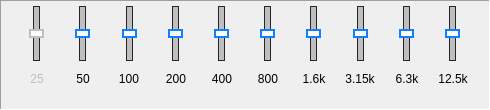
             <widget class="QFrame" name="EQ2_frame1">
              <property name="sizePolicy">
               <sizepolicy hsizetype="Fixed" vsizetype="Fixed">
                <horstretch>0</horstretch>
                <verstretch>0</verstretch>
               </sizepolicy>
              </property>
              <property name="minimumSize">
               <size>
                <width>490</width>
                <height>110</height>
               </size>
              </property>
              <property name="maximumSize">
               <size>
                <width>490</width>
                <height>110</height>
               </size>
              </property>
              <property name="frameShape">
               <enum>QFrame::Panel</enum>
              </property>
              <property name="frameShadow">
               <enum>QFrame::Sunken</enum>
              </property>
              <layout class="QHBoxLayout" name="horizontalLayout_2">
               <property name="sizeConstraint">
                <enum>QLayout::SetDefaultConstraint</enum>
               </property>
               <property name="topMargin">
                <number>5</number>
               </property>
               <property name="bottomMargin">
                <number>11</number>
               </property>
               <item>
                <spacer name="horizontalSpacer_3">
                 <property name="orientation">
                  <enum>Qt::Horizontal</enum>
                 </property>
                 <property name="sizeType">
                  <enum>QSizePolicy::Fixed</enum>
                 </property>
                 <property name="sizeHint" stdset="0">
                  <size>
                   <width>5</width>
                   <height>20</height>
                  </size>
                 </property>
                </spacer>
               </item>
               <item>
                <layout class="QVBoxLayout" name="Band1_2" stretch="0,0">
                 <property name="spacing">
                  <number>0</number>
                 </property>
                 <item alignment="Qt::AlignHCenter">
                  <widget class="QSlider" name="EQ2_25">
                   <property name="enabled">
                    <bool>false</bool>
                   </property>
                   <property name="minimumSize">
                    <size>
                     <width>0</width>
                     <height>55</height>
                    </size>
                   </property>
                   <property name="maximumSize">
                    <size>
                     <width>16777215</width>
                     <height>55</height>
                    </size>
                   </property>
                   <property name="font">
                    <font>
                     <kerning>true</kerning>
                    </font>
                   </property>
                   <property name="styleSheet">
                    <string notr="true">.QSlider::groove:vertical {
    border: 1px solid #262626;
	background: rgb(191, 191, 191);
	width: 5px;
	margin: 0 12px;
}

.QSlider::handle:vertical {
    background: white;
    border: 2px solid rgb(191, 191, 191);
    height: 5px;
    width: 10px;
	margin: 0px -5px

}</string>
                   </property>
                   <property name="minimum">
                    <number>-1</number>
                   </property>
                   <property name="maximum">
                    <number>1</number>
                   </property>
                   <property name="pageStep">
                    <number>0</number>
                   </property>
                   <property name="tracking">
                    <bool>true</bool>
                   </property>
                   <property name="orientation">
                    <enum>Qt::Vertical</enum>
                   </property>
                   <property name="invertedAppearance">
                    <bool>false</bool>
                   </property>
                   <property name="invertedControls">
                    <bool>false</bool>
                   </property>
                  </widget>
                 </item>
                 <item alignment="Qt::AlignHCenter|Qt::AlignVCenter">
                  <widget class="QLabel" name="EQ2_25_Lab">
                   <property name="enabled">
                    <bool>false</bool>
                   </property>
                   <property name="minimumSize">
                    <size>
                     <width>30</width>
                     <height>0</height>
                    </size>
                   </property>
                   <property name="maximumSize">
                    <size>
                     <width>30</width>
                     <height>16777215</height>
                    </size>
                   </property>
                   <property name="text">
                    <string>25</string>
                   </property>
                   <property name="alignment">
                    <set>Qt::AlignCenter</set>
                   </property>
                  </widget>
                 </item>
                </layout>
               </item>
               <item>
                <layout class="QVBoxLayout" name="Band2_2">
                 <property name="spacing">
                  <number>0</number>
                 </property>
                 <item alignment="Qt::AlignHCenter">
                  <widget class="QSlider" name="EQ2_50">
                   <property name="minimumSize">
                    <size>
                     <width>0</width>
                     <height>55</height>
                    </size>
                   </property>
                   <property name="maximumSize">
                    <size>
                     <width>16777215</width>
                     <height>55</height>
                    </size>
                   </property>
                   <property name="font">
                    <font>
                     <kerning>true</kerning>
                    </font>
                   </property>
                   <property name="styleSheet">
                    <string notr="true">.QSlider::groove:vertical {
    border: 1px solid #262626;
	background: rgb(191, 191, 191);
	width: 5px;
	margin: 0 12px;
}

.QSlider::handle:vertical {
    background: white;
    border: 2px solid rgb(15, 128, 255);
    height: 5px;
    width: 10px;
	margin: 0px -5px

}</string>
                   </property>
                   <property name="minimum">
                    <number>-1</number>
                   </property>
                   <property name="maximum">
                    <number>1</number>
                   </property>
                   <property name="pageStep">
                    <number>0</number>
                   </property>
                   <property name="tracking">
                    <bool>true</bool>
                   </property>
                   <property name="orientation">
                    <enum>Qt::Vertical</enum>
                   </property>
                   <property name="invertedAppearance">
                    <bool>false</bool>
                   </property>
                   <property name="invertedControls">
                    <bool>false</bool>
                   </property>
                  </widget>
                 </item>
                 <item alignment="Qt::AlignHCenter|Qt::AlignVCenter">
                  <widget class="QLabel" name="EQ2_50_Lab">
                   <property name="minimumSize">
                    <size>
                     <width>30</width>
                     <height>0</height>
                    </size>
                   </property>
                   <property name="maximumSize">
                    <size>
                     <width>30</width>
                     <height>16777215</height>
                    </size>
                   </property>
                   <property name="text">
                    <string>50</string>
                   </property>
                   <property name="alignment">
                    <set>Qt::AlignCenter</set>
                   </property>
                  </widget>
                 </item>
                </layout>
               </item>
               <item>
                <layout class="QVBoxLayout" name="Band3_2">
                 <property name="spacing">
                  <number>0</number>
                 </property>
                 <item alignment="Qt::AlignHCenter">
                  <widget class="QSlider" name="EQ2_100">
                   <property name="minimumSize">
                    <size>
                     <width>0</width>
                     <height>55</height>
                    </size>
                   </property>
                   <property name="maximumSize">
                    <size>
                     <width>16777215</width>
                     <height>55</height>
                    </size>
                   </property>
                   <property name="font">
                    <font>
                     <kerning>true</kerning>
                    </font>
                   </property>
                   <property name="styleSheet">
                    <string notr="true">.QSlider::groove:vertical {
    border: 1px solid #262626;
	background: rgb(191, 191, 191);
	width: 5px;
	margin: 0 12px;
}

.QSlider::handle:vertical {
    background: white;
    border: 2px solid rgb(15, 128, 255);
    height: 5px;
    width: 10px;
	margin: 0px -5px

}</string>
                   </property>
                   <property name="minimum">
                    <number>-1</number>
                   </property>
                   <property name="maximum">
                    <number>1</number>
                   </property>
                   <property name="pageStep">
                    <number>0</number>
                   </property>
                   <property name="tracking">
                    <bool>true</bool>
                   </property>
                   <property name="orientation">
                    <enum>Qt::Vertical</enum>
                   </property>
                   <property name="invertedAppearance">
                    <bool>false</bool>
                   </property>
                   <property name="invertedControls">
                    <bool>false</bool>
                   </property>
                  </widget>
                 </item>
                 <item alignment="Qt::AlignHCenter|Qt::AlignVCenter">
                  <widget class="QLabel" name="EQ2_100_Lab">
                   <property name="minimumSize">
                    <size>
                     <width>30</width>
                     <height>0</height>
                    </size>
                   </property>
                   <property name="maximumSize">
                    <size>
                     <width>30</width>
                     <height>16777215</height>
                    </size>
                   </property>
                   <property name="text">
                    <string>100</string>
                   </property>
                   <property name="alignment">
                    <set>Qt::AlignCenter</set>
                   </property>
                  </widget>
                 </item>
                </layout>
               </item>
               <item>
                <layout class="QVBoxLayout" name="Band4_2">
                 <property name="spacing">
                  <number>0</number>
                 </property>
                 <item alignment="Qt::AlignHCenter">
                  <widget class="QSlider" name="EQ2_200">
                   <property name="minimumSize">
                    <size>
                     <width>0</width>
                     <height>55</height>
                    </size>
                   </property>
                   <property name="maximumSize">
                    <size>
                     <width>16777215</width>
                     <height>55</height>
                    </size>
                   </property>
                   <property name="font">
                    <font>
                     <kerning>true</kerning>
                    </font>
                   </property>
                   <property name="styleSheet">
                    <string notr="true">.QSlider::groove:vertical {
    border: 1px solid #262626;
	background: rgb(191, 191, 191);
	width: 5px;
	margin: 0 12px;
}

.QSlider::handle:vertical {
    background: white;
    border: 2px solid rgb(15, 128, 255);
    height: 5px;
    width: 10px;
	margin: 0px -5px

}</string>
                   </property>
                   <property name="minimum">
                    <number>-1</number>
                   </property>
                   <property name="maximum">
                    <number>1</number>
                   </property>
                   <property name="pageStep">
                    <number>0</number>
                   </property>
                   <property name="tracking">
                    <bool>true</bool>
                   </property>
                   <property name="orientation">
                    <enum>Qt::Vertical</enum>
                   </property>
                   <property name="invertedAppearance">
                    <bool>false</bool>
                   </property>
                   <property name="invertedControls">
                    <bool>false</bool>
                   </property>
                  </widget>
                 </item>
                 <item alignment="Qt::AlignHCenter|Qt::AlignVCenter">
                  <widget class="QLabel" name="EQ2_200_Lab">
                   <property name="minimumSize">
                    <size>
                     <width>30</width>
                     <height>0</height>
                    </size>
                   </property>
                   <property name="maximumSize">
                    <size>
                     <width>30</width>
                     <height>16777215</height>
                    </size>
                   </property>
                   <property name="text">
                    <string>200</string>
                   </property>
                   <property name="alignment">
                    <set>Qt::AlignCenter</set>
                   </property>
                  </widget>
                 </item>
                </layout>
               </item>
               <item>
                <layout class="QVBoxLayout" name="Band5_2">
                 <property name="spacing">
                  <number>0</number>
                 </property>
                 <item alignment="Qt::AlignHCenter">
                  <widget class="QSlider" name="EQ2_400">
                   <property name="minimumSize">
                    <size>
                     <width>0</width>
                     <height>55</height>
                    </size>
                   </property>
                   <property name="maximumSize">
                    <size>
                     <width>16777215</width>
                     <height>55</height>
                    </size>
                   </property>
                   <property name="font">
                    <font>
                     <kerning>true</kerning>
                    </font>
                   </property>
                   <property name="styleSheet">
                    <string notr="true">.QSlider::groove:vertical {
    border: 1px solid #262626;
	background: rgb(191, 191, 191);
	width: 5px;
	margin: 0 12px;
}

.QSlider::handle:vertical {
    background: white;
    border: 2px solid rgb(15, 128, 255);
    height: 5px;
    width: 10px;
	margin: 0px -5px

}</string>
                   </property>
                   <property name="minimum">
                    <number>-1</number>
                   </property>
                   <property name="maximum">
                    <number>1</number>
                   </property>
                   <property name="pageStep">
                    <number>0</number>
                   </property>
                   <property name="tracking">
                    <bool>true</bool>
                   </property>
                   <property name="orientation">
                    <enum>Qt::Vertical</enum>
                   </property>
                   <property name="invertedAppearance">
                    <bool>false</bool>
                   </property>
                   <property name="invertedControls">
                    <bool>false</bool>
                   </property>
                  </widget>
                 </item>
                 <item alignment="Qt::AlignHCenter|Qt::AlignVCenter">
                  <widget class="QLabel" name="EQ2_400_Lab">
                   <property name="minimumSize">
                    <size>
                     <width>30</width>
                     <height>0</height>
                    </size>
                   </property>
                   <property name="maximumSize">
                    <size>
                     <width>30</width>
                     <height>16777215</height>
                    </size>
                   </property>
                   <property name="text">
                    <string>400</string>
                   </property>
                   <property name="alignment">
                    <set>Qt::AlignCenter</set>
                   </property>
                  </widget>
                 </item>
                </layout>
               </item>
               <item>
                <layout class="QVBoxLayout" name="Band6_2">
                 <property name="spacing">
                  <number>0</number>
                 </property>
                 <item alignment="Qt::AlignHCenter">
                  <widget class="QSlider" name="EQ2_800">
                   <property name="minimumSize">
                    <size>
                     <width>0</width>
                     <height>55</height>
                    </size>
                   </property>
                   <property name="maximumSize">
                    <size>
                     <width>16777215</width>
                     <height>55</height>
                    </size>
                   </property>
                   <property name="sizeIncrement">
                    <size>
                     <width>0</width>
                     <height>0</height>
                    </size>
                   </property>
                   <property name="font">
                    <font>
                     <kerning>true</kerning>
                    </font>
                   </property>
                   <property name="styleSheet">
                    <string notr="true">.QSlider::groove:vertical {
    border: 1px solid #262626;
	background: rgb(191, 191, 191);
	width: 5px;
	margin: 0 12px;
}

.QSlider::handle:vertical {
    background: white;
    border: 2px solid rgb(15, 128, 255);
    height: 5px;
    width: 10px;
	margin: 0px -5px

}</string>
                   </property>
                   <property name="minimum">
                    <number>-1</number>
                   </property>
                   <property name="maximum">
                    <number>1</number>
                   </property>
                   <property name="pageStep">
                    <number>0</number>
                   </property>
                   <property name="tracking">
                    <bool>true</bool>
                   </property>
                   <property name="orientation">
                    <enum>Qt::Vertical</enum>
                   </property>
                   <property name="invertedAppearance">
                    <bool>false</bool>
                   </property>
                   <property name="invertedControls">
                    <bool>false</bool>
                   </property>
                  </widget>
                 </item>
                 <item alignment="Qt::AlignHCenter|Qt::AlignVCenter">
                  <widget class="QLabel" name="EQ2_800_Lab">
                   <property name="minimumSize">
                    <size>
                     <width>30</width>
                     <height>0</height>
                    </size>
                   </property>
                   <property name="maximumSize">
                    <size>
                     <width>30</width>
                     <height>16777215</height>
                    </size>
                   </property>
                   <property name="text">
                    <string>800</string>
                   </property>
                   <property name="alignment">
                    <set>Qt::AlignCenter</set>
                   </property>
                  </widget>
                 </item>
                </layout>
               </item>
               <item>
                <layout class="QVBoxLayout" name="Band7_2">
                 <property name="spacing">
                  <number>0</number>
                 </property>
                 <item alignment="Qt::AlignHCenter">
                  <widget class="QSlider" name="EQ2_1600">
                   <property name="minimumSize">
                    <size>
                     <width>0</width>
                     <height>55</height>
                    </size>
                   </property>
                   <property name="maximumSize">
                    <size>
                     <width>16777215</width>
                     <height>55</height>
                    </size>
                   </property>
                   <property name="font">
                    <font>
                     <kerning>true</kerning>
                    </font>
                   </property>
                   <property name="styleSheet">
                    <string notr="true">.QSlider::groove:vertical {
    border: 1px solid #262626;
	background: rgb(191, 191, 191);
	width: 5px;
	margin: 0 12px;
}

.QSlider::handle:vertical {
    background: white;
    border: 2px solid rgb(15, 128, 255);
    height: 5px;
    width: 10px;
	margin: 0px -5px

}</string>
                   </property>
                   <property name="minimum">
                    <number>-1</number>
                   </property>
                   <property name="maximum">
                    <number>1</number>
                   </property>
                   <property name="pageStep">
                    <number>0</number>
                   </property>
                   <property name="tracking">
                    <bool>true</bool>
                   </property>
                   <property name="orientation">
                    <enum>Qt::Vertical</enum>
                   </property>
                   <property name="invertedAppearance">
                    <bool>false</bool>
                   </property>
                   <property name="invertedControls">
                    <bool>false</bool>
                   </property>
                  </widget>
                 </item>
                 <item alignment="Qt::AlignHCenter|Qt::AlignVCenter">
                  <widget class="QLabel" name="EQ2_1600_Lab">
                   <property name="minimumSize">
                    <size>
                     <width>30</width>
                     <height>0</height>
                    </size>
                   </property>
                   <property name="maximumSize">
                    <size>
                     <width>30</width>
                     <height>16777215</height>
                    </size>
                   </property>
                   <property name="text">
                    <string>1.6k</string>
                   </property>
                   <property name="alignment">
                    <set>Qt::AlignCenter</set>
                   </property>
                  </widget>
                 </item>
                </layout>
               </item>
               <item>
                <layout class="QVBoxLayout" name="Band8_2">
                 <property name="spacing">
                  <number>0</number>
                 </property>
                 <item alignment="Qt::AlignHCenter">
                  <widget class="QSlider" name="EQ2_3150">
                   <property name="minimumSize">
                    <size>
                     <width>0</width>
                     <height>55</height>
                    </size>
                   </property>
                   <property name="maximumSize">
                    <size>
                     <width>16777215</width>
                     <height>55</height>
                    </size>
                   </property>
                   <property name="font">
                    <font>
                     <kerning>true</kerning>
                    </font>
                   </property>
                   <property name="styleSheet">
                    <string notr="true">.QSlider::groove:vertical {
    border: 1px solid #262626;
	background: rgb(191, 191, 191);
	width: 5px;
	margin: 0 12px;
}

.QSlider::handle:vertical {
    background: white;
    border: 2px solid rgb(15, 128, 255);
    height: 5px;
    width: 10px;
	margin: 0px -5px

}</string>
                   </property>
                   <property name="minimum">
                    <number>-1</number>
                   </property>
                   <property name="maximum">
                    <number>1</number>
                   </property>
                   <property name="pageStep">
                    <number>0</number>
                   </property>
                   <property name="tracking">
                    <bool>true</bool>
                   </property>
                   <property name="orientation">
                    <enum>Qt::Vertical</enum>
                   </property>
                   <property name="invertedAppearance">
                    <bool>false</bool>
                   </property>
                   <property name="invertedControls">
                    <bool>false</bool>
                   </property>
                  </widget>
                 </item>
                 <item alignment="Qt::AlignHCenter|Qt::AlignVCenter">
                  <widget class="QLabel" name="EQ2_3150_Lab">
                   <property name="minimumSize">
                    <size>
                     <width>34</width>
                     <height>0</height>
                    </size>
                   </property>
                   <property name="maximumSize">
                    <size>
                     <width>34</width>
                     <height>16777215</height>
                    </size>
                   </property>
                   <property name="text">
                    <string>3.15k</string>
                   </property>
                   <property name="alignment">
                    <set>Qt::AlignCenter</set>
                   </property>
                  </widget>
                 </item>
                </layout>
               </item>
               <item>
                <layout class="QVBoxLayout" name="Band9_2">
                 <property name="spacing">
                  <number>0</number>
                 </property>
                 <item alignment="Qt::AlignHCenter">
                  <widget class="QSlider" name="EQ2_6300">
                   <property name="minimumSize">
                    <size>
                     <width>0</width>
                     <height>55</height>
                    </size>
                   </property>
                   <property name="maximumSize">
                    <size>
                     <width>16777215</width>
                     <height>55</height>
                    </size>
                   </property>
                   <property name="font">
                    <font>
                     <kerning>true</kerning>
                    </font>
                   </property>
                   <property name="styleSheet">
                    <string notr="true">.QSlider::groove:vertical {
    border: 1px solid #262626;
	background: rgb(191, 191, 191);
	width: 5px;
	margin: 0 12px;
}

.QSlider::handle:vertical {
    background: white;
    border: 2px solid rgb(15, 128, 255);
    height: 5px;
    width: 10px;
	margin: 0px -5px

}</string>
                   </property>
                   <property name="minimum">
                    <number>-1</number>
                   </property>
                   <property name="maximum">
                    <number>1</number>
                   </property>
                   <property name="pageStep">
                    <number>0</number>
                   </property>
                   <property name="tracking">
                    <bool>true</bool>
                   </property>
                   <property name="orientation">
                    <enum>Qt::Vertical</enum>
                   </property>
                   <property name="invertedAppearance">
                    <bool>false</bool>
                   </property>
                   <property name="invertedControls">
                    <bool>false</bool>
                   </property>
                  </widget>
                 </item>
                 <item alignment="Qt::AlignHCenter|Qt::AlignVCenter">
                  <widget class="QLabel" name="EQ2_6300_Lab">
                   <property name="minimumSize">
                    <size>
                     <width>32</width>
                     <height>0</height>
                    </size>
                   </property>
                   <property name="maximumSize">
                    <size>
                     <width>32</width>
                     <height>16777215</height>
                    </size>
                   </property>
                   <property name="text">
                    <string>6.3k</string>
                   </property>
                   <property name="alignment">
                    <set>Qt::AlignCenter</set>
                   </property>
                  </widget>
                 </item>
                </layout>
               </item>
               <item>
                <layout class="QVBoxLayout" name="Band10_2">
                 <property name="spacing">
                  <number>0</number>
                 </property>
                 <item alignment="Qt::AlignHCenter">
                  <widget class="QSlider" name="EQ2_12500">
                   <property name="minimumSize">
                    <size>
                     <width>0</width>
                     <height>55</height>
                    </size>
                   </property>
                   <property name="maximumSize">
                    <size>
                     <width>16777215</width>
                     <height>55</height>
                    </size>
                   </property>
                   <property name="font">
                    <font>
                     <kerning>true</kerning>
                    </font>
                   </property>
                   <property name="styleSheet">
                    <string notr="true">.QSlider::groove:vertical {
    border: 1px solid #262626;
	background: rgb(191, 191, 191);
	width: 5px;
	margin: 0 12px;
}

.QSlider::handle:vertical {
    background: white;
    border: 2px solid rgb(15, 128, 255);
    height: 5px;
    width: 10px;
	margin: 0px -5px

}</string>
                   </property>
                   <property name="minimum">
                    <number>-1</number>
                   </property>
                   <property name="maximum">
                    <number>1</number>
                   </property>
                   <property name="pageStep">
                    <number>0</number>
                   </property>
                   <property name="tracking">
                    <bool>true</bool>
                   </property>
                   <property name="orientation">
                    <enum>Qt::Vertical</enum>
                   </property>
                   <property name="invertedAppearance">
                    <bool>false</bool>
                   </property>
                   <property name="invertedControls">
                    <bool>false</bool>
                   </property>
                  </widget>
                 </item>
                 <item alignment="Qt::AlignHCenter|Qt::AlignVCenter">
                  <widget class="QLabel" name="EQ2_12500_Lab">
                   <property name="minimumSize">
                    <size>
                     <width>34</width>
                     <height>0</height>
                    </size>
                   </property>
                   <property name="maximumSize">
                    <size>
                     <width>34</width>
                     <height>16777215</height>
                    </size>
                   </property>
                   <property name="text">
                    <string>12.5k</string>
                   </property>
                   <property name="alignment">
                    <set>Qt::AlignCenter</set>
                   </property>
                  </widget>
                 </item>
                </layout>
               </item>
               <item>
                <spacer name="horizontalSpacer_4">
                 <property name="orientation">
                  <enum>Qt::Horizontal</enum>
                 </property>
                 <property name="sizeType">
                  <enum>QSizePolicy::Fixed</enum>
                 </property>
                 <property name="sizeHint" stdset="0">
                  <size>
                   <width>5</width>
                   <height>20</height>
                  </size>
                 </property>
                </spacer>
               </item>
              </layout>
             </widget>
